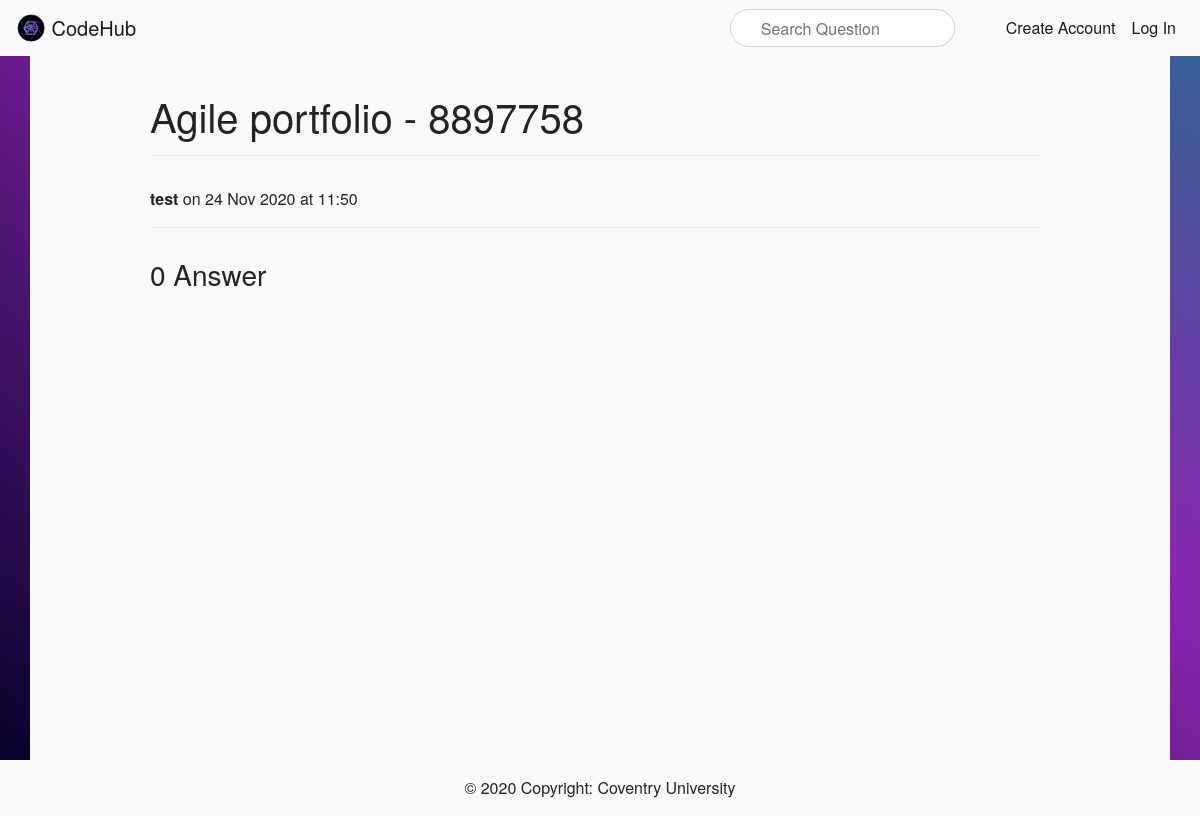
The app's page /questions/1/, older data.
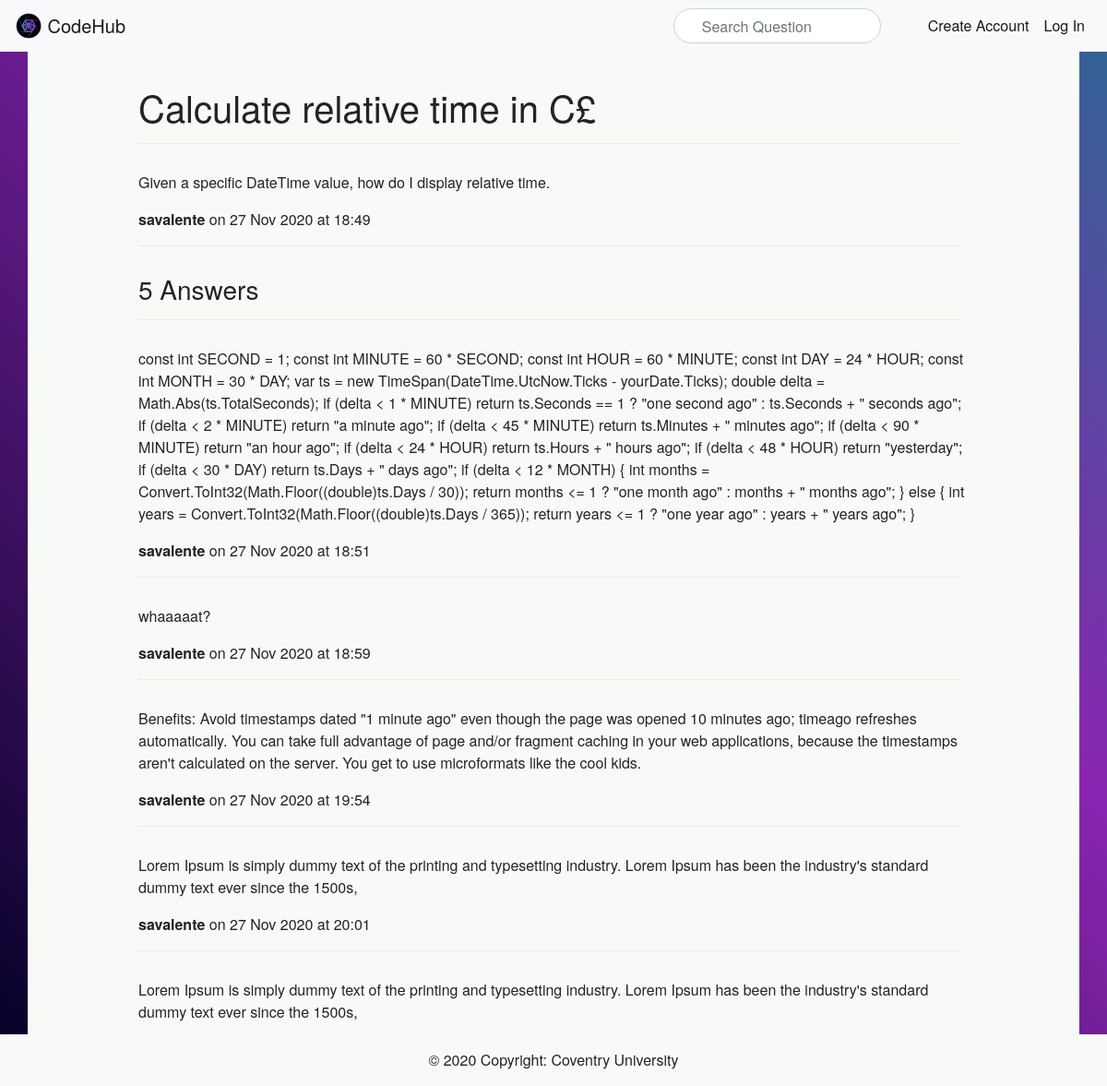
The same page, newer data.
### app/models/models.py (models this page shows, shortened)
class Question(db.Model):
    question_id = db.Column(db.Integer, primary_key=True)
    title = db.Column(db.String(), unique=True, nullable=False)
    date = db.Column(db.DateTime, default=datetime.utcnow)
    content = db.Column(db.Text, nullable=True)
    user_id = db.Column(db.Integer, db.ForeignKey('user.user_id'), nullable=False)
    answer_id = db.relationship('Answer', backref='question', lazy=True)

class User(db.Model, UserMixin):
    user_id = db.Column(db.Integer, primary_key=True)
    name = db.Column(db.String(80), unique=False, nullable=False)
    username = db.Column(db.String(80), unique=True, nullable=False)
    email = db.Column(db.String(120), unique=True, nullable=False)
    password = db.Column(db.String(120), nullable=False)
    email_confirmation = db.Column(db.Boolean(1), unique=False, default=False)
    question = db.relationship('Question', backref='author', lazy=True)
    answer = db.relationship('Answer', backref='author', lazy=True)

class Answer(db.Model):
    answer_id = db.Column(db.Integer, primary_key=True)
    date = db.Column(db.DateTime, default=datetime.utcnow)
    content = db.Column(db.Text, nullable=False)
    user_id = db.Column(db.Integer, db.ForeignKey('user.user_id'), nullable=False)
    question_id = db.Column(db.Integer, db.ForeignKey('question.question_id'), nullable=False)

### app/routes.py (the view, shortened to what this page needs)
@app_blp.route('/questions/<question_id>/', methods=['GET', 'POST'])
def questions(question_id):
    form2 = Anwsers_Form()
    form = Questions_Form()
    questions = Question.query.get_or_404(question_id)
    if request.method == 'GET':
        form.content.data = questions.content
        form.title.data = questions.title
    db.session.commit()
    answers = Answer.query.filter_by(question_id=question_id).all()
    answers_count = Answer.query.filter_by(question_id=question_id).count()
    return render_template('questions.html',
                            title='Your Questions',
                            questions=questions,
                            form=form,form2=form2,
                            answers=answers,
                            answers_count=answers_count)

### app/forms/questions.py
class Anwsers_Form(FlaskForm):
    content_answer = TextAreaField('Question', validators=[Optional(), Length(max=2000)])
    submit_answer = SubmitField('Post')

class Questions_Form(FlaskForm):
    title = StringField('Title', validators=[Optional(), Length(max=1000)])
    content = TextAreaField('Question', validators=[Optional(), Length(max=2000)])
    submit = SubmitField('Post')

### app/templates/questions.html (shortened to what this page needs)
{% extends 'base.html' %}
{% block body %}
    <div class="container home_feedArea col-container">
        <br>
        <h1> {{ questions.title }} </h1>
        <div id="account_dividir" class="dropdown-divider"></div>
        <p>{{ questions.content }}</p>
        <p><b> {{ questions.author.username }} </b> on {{ questions.date.strftime('%d %b %Y') }} at {{ questions.date.strftime('%H:%M') }}</p>
        <div id="account_dividir" class="dropdown-divider"></div>
        {% if answers_count <= 1  %}
            <h3>{{ answers_count }} Answer</h3>
        {% else %}
            <h3>{{ answers_count }} Answers</h3>
        {% endif %}
        {% for answer in  answers %}
            <div id="account_dividir" class="dropdown-divider"></div>
            <p>{{ answer.content }}</p>
            <p> <b> {{ answer.author.username }} </b> on {{ answer.date.strftime('%d %b %Y') }} at {{ answer.date.strftime('%H:%M') }}</p>
        {% endfor %}
    </div>
{% endblock %}

### app/templates/base.html (shortened to what this page needs)
<!DOCTYPE html>
<html lang="en">
<head>
    <link rel="stylesheet" href="https://cdn.jsdelivr.net/npm/bootstrap@4.5.3/dist/css/bootstrap.min.css"
>
    <link rel="stylesheet" href="{{ url_for('static', filename='main.css') }}">
</head>
<body>
    <header>
        <nav class="navbar navbar-expand-lg navbar-light bg-light">
            <div class="collapse navbar-collapse" id="navbarSupportedContent">
                <ul class="navbar-nav">
                    <a class="navbar-brand" href="/">
                        <img src="/static/images/logo.png" width="30" height="30" class="d-inline-block align-top" alt="" loading="lazy">
                        CodeHub
                    </a>
                </ul>
                <ul class="navbar-nav ml-auto">
                    <form class="form-inline">
                        <input class="search_bar form-control form-control-md ml-3 w-75" type="text" placeholder="Search Question"
                        aria-label="Search">
                    </form>
                    {% if current_user.is_authenticated %}
                        <li class="nav-item dropdown">
                            <a class="nav-link " href="#" id="navbarDropdown" role="button"
                                data-toggle="dropdown" aria-haspopup="true" aria-expanded="false">
                                <img src="/static/images/menu.svg" width="23" height="23" class="d-inline-block align-top" alt="" loading="lazy">
                            </a>
                            <div class="dropdown-menu dropdown-menu-right" aria-labelledby="navbarDropdown">
                                <a class="menu_header nav-link">{{current_user.username}}'s Account</a>
                                <a class="menu_email nav-link">{{current_user.email}}</a>
                                <div class="dropdown-divider divider"></div>
                                <a class="dropdown-item" href="/{{ current_user.username }}/account">Account</a>
                                <a class="dropdown-item" href="/{{ current_user.username }}/questions">Your Questions</a>
                                <a class="dropdown-item" href="/{{ current_user.username }}/answers">Your Answers</a>
                                <div class="dropdown-divider"></div>
                                <a class="dropdown-item" href="/logout">Log Out</a>
                            </div>
                        </li>
                    {% else %}
                        <li class="nav-item active">
                            <a class="nav-link" href="/register">Create Account</a>
                        </li>
                        <li class="nav-item active">
                            <a class="nav-link" href="/login">Log In</a>
                        </li>
                    {% endif %}
                </ul>
            </div>
        </nav>
    </header>
    {% block body %}{% endblock %}
    <footer class="page-footer font-small blue fixed-bottom">
        <div class="footer-copyright text-center py-3">© 2020 Copyright:
            <a> Coventry University</a><br>
        </div>
    </footer>
</body>
</html>

### app/static/main.css (style rules this page uses)
body { margin: 0; font-family: "Helvetica Neue", Helvetica, Arial, sans-serif; color: rgb(36, 35, 35); background: no-repeat center center fixed linear-gradient(to top right, rgba(2,0,36,1) 0%, rgba(138,37,177,1) 63%, rgba(47,101,148,1) 99%) !important; background-repeat: no-repeat; -webkit-background-size: cover; -moz-background-size: cover; -o-background-size: cover; background-size: cover; height: 95vh; }
.home_feedArea { background-color: #f8faf8; padding: 1% 10%; min-width: 50% !important; }
footer, .feedArea, .reset_btn { background-color: #f8faf8; }
.dropdown-divider, .divider { margin: 10px; margin-top: 15px !important; }
#account_dividir { margin-top: 15px !important; padding-top: 15px; margin-left: 0px; margin-bottom: 15px; }
.col-container, .feedArea { min-height: 100%; }
.search_bar { border-radius: 25px !important; padding: 0px 30px; margin: 0px 5px; }

Row changes from the older to the newer data that the page shows:
changed Question: title "Agile portfolio - 8897758" → "Calculate relative time in C£"; content (not shown) → "Given a specific DateTime value, how do I display relative time."; date "24 Nov 2020" → "27 Nov 2020"; date "11:50" → "18:49"
changed User: author.username "test" → "savalente"
added Answer: content "const int SECOND = 1; const int MINUTE = 60 * SECOND; const int HOUR = 60 * MINUTE; const int DAY = 24 * HOUR; const int MONTH = 30 * DAY; var ts = new TimeSpan(DateTime.UtcNow.Ticks - yourDate.Ticks); double delta = Math.Abs(ts.TotalSeconds); if (delta < 1 * MINUTE) return ts.Seconds == 1 ? \"one second ago\" : ts.Seconds + \" seconds ago\"; if (delta < 2 * MINUTE) return \"a minute ago\"; if (delta < 45 * MINUTE) return ts.Minutes + \" minutes ago\"; if (delta < 90 * MINUTE) return \"an hour ago\"; if (delta < 24 * HOUR) return ts.Hours + \" hours ago\"; if (delta < 48 * HOUR) return \"yesterday\"; if (delta < 30 * DAY) return ts.Days + \" days ago\"; if (delta < 12 * MONTH) { int months =…", author.username "savalente", date "27 Nov 2020", date "18:51"
added Answer: content "whaaaaat?", author.username "savalente", date "27 Nov 2020", date "18:59"
added Answer: content "Benefits: Avoid timestamps dated \"1 minute ago\" even though the page was opened 10 minutes ago; timeago refreshes automatically. You can take full advantage of page and/or fragment caching in your web applications, because the timestamps aren't calculated on the server. You get to use microformats like the cool kids.", author.username "savalente", date "27 Nov 2020", date "19:54"
added Answer: content "Lorem Ipsum is simply dummy text of the printing and typesetting industry. Lorem Ipsum has been the industry's standard dummy text ever since the 1500s,", author.username "savalente", date "27 Nov 2020", date "20:01"
added Answer: content "Lorem Ipsum is simply dummy text of the printing and typesetting industry. Lorem Ipsum has been the industry's standard dummy text ever since the 1500s,"
Text that changed along with them:
{{ answers_count }}: (not shown) → "5"
{{ answers_count }}: "0" → (not shown)
text no longer shown: "Answer"
text now shown: "Answers"
